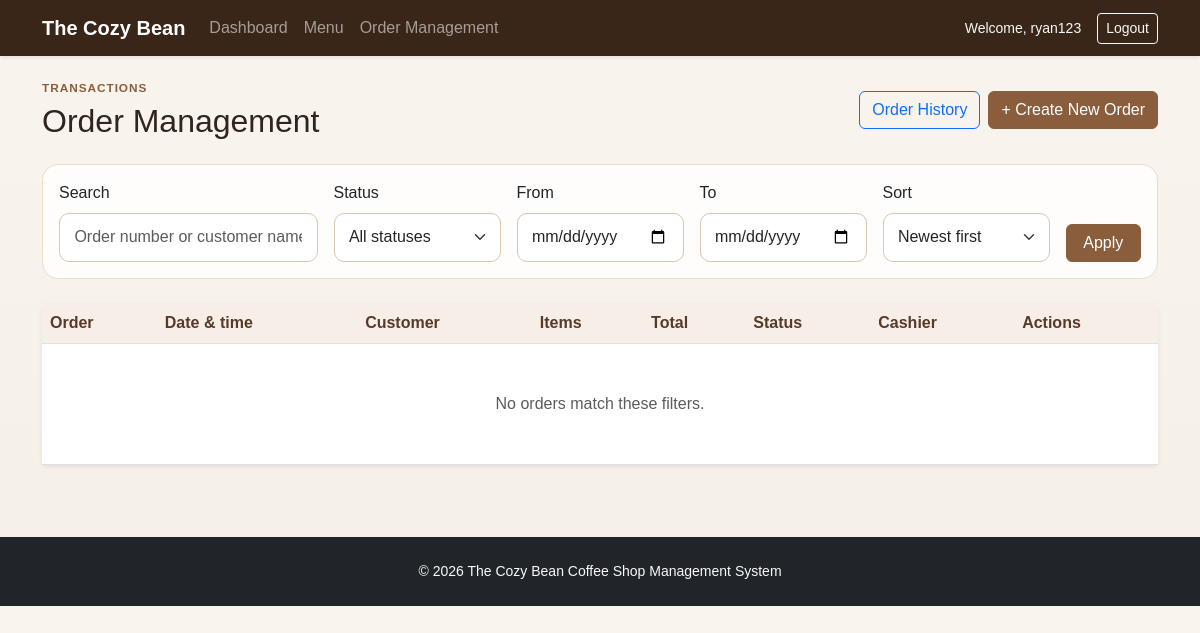
The page /orders/ (signed in) on the database as committed earlier.
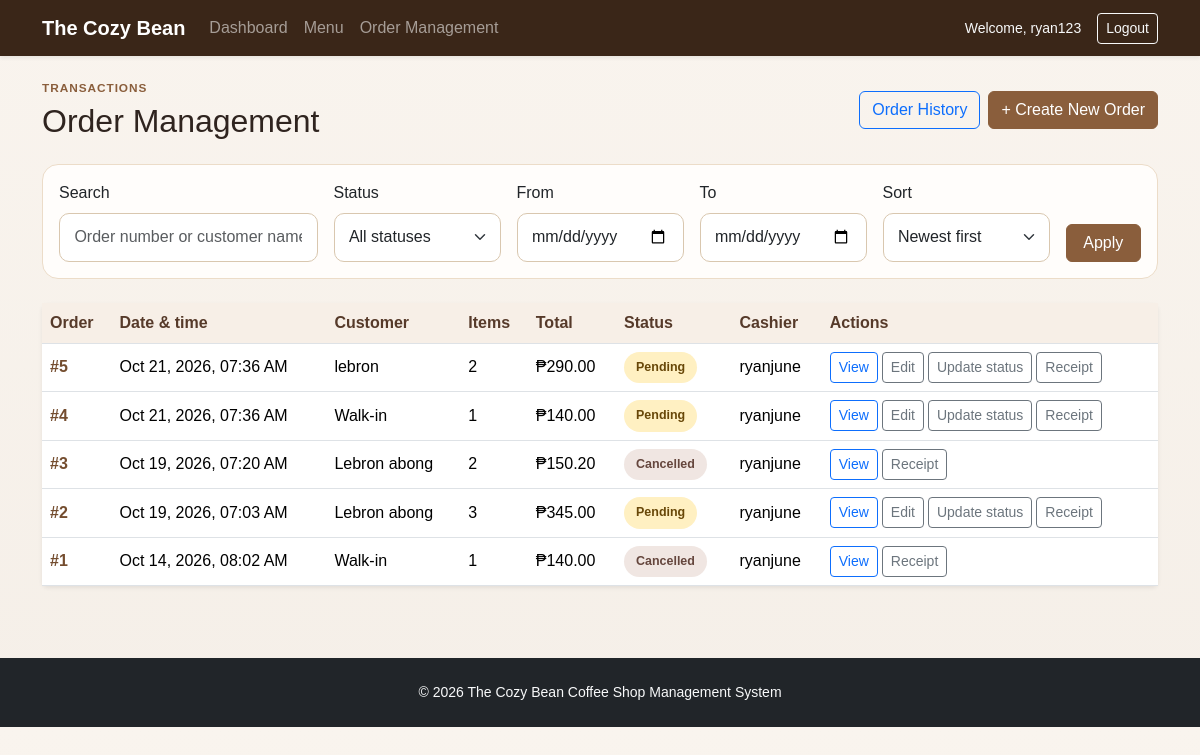
The same page on the database as committed later.
### coffee_shop/models.py (models this page shows, shortened)
class Order(models.Model):
    class Status(models.TextChoices):
        PENDING = 'Pending', 'Pending'
        PREPARING = 'Preparing', 'Preparing'
        READY = 'Ready', 'Ready'
        COMPLETED = 'Completed', 'Completed'
        CANCELLED = 'Cancelled', 'Cancelled'
    STATUS_CHOICES = Status.choices
    ALLOWED_TRANSITIONS = {
        Status.PENDING: (Status.PREPARING, Status.CANCELLED),
        Status.PREPARING: (Status.READY, Status.CANCELLED),
        Status.READY: (Status.COMPLETED, Status.CANCELLED),
        Status.COMPLETED: (),
        Status.CANCELLED: (),
    }
    order_date = models.DateTimeField(auto_now_add=True)
    total_amount = models.DecimalField(max_digits=12, decimal_places=2, default=0)
    status = models.CharField(max_length=20, choices=STATUS_CHOICES, default=Status.PENDING)
    customer_name = models.CharField(max_length=150, blank=True)
    notes = models.TextField(blank=True)
    created_by = models.ForeignKey(
        settings.AUTH_USER_MODEL,
        on_delete=models.SET_NULL,
        null=True,
        blank=True,
        related_name='coffee_shop_orders',
    )
    submission_token = models.UUIDField(null=True, blank=True, unique=True, editable=False)
    class Meta:
        ordering = ('-order_date',)

### coffee_shop/views.py (the view)
# urls.py: path('orders/', views.order_list, name='order_list'),
@staff_required
def order_list(request):
    filter_form = OrderFilterForm(request.GET or None)
    orders = Order.objects.select_related('created_by').annotate(
        item_count=Count('items'),
        item_units=Sum('items__quantity'),
    )
    if filter_form.is_valid():
        filters = filter_form.cleaned_data
        search = filters['search']
        if search:
            search_filter = Q(customer_name__icontains=search)
            if search.startswith('#'):
                search = search[1:]
            if search.isdigit():
                search_filter |= Q(pk=int(search))
            orders = orders.filter(search_filter)
        if filters['status']:
            orders = orders.filter(status=filters['status'])
        if filters['date_from']:
            orders = orders.filter(order_date__date__gte=filters['date_from'])
        if filters['date_to']:
            orders = orders.filter(order_date__date__lte=filters['date_to'])
        orders = orders.order_by(
            'order_date' if filters['sort'] == 'oldest' else '-order_date'
        )
    else:
        orders = orders.order_by('-order_date')
    paginator = Paginator(orders, 20)
    page_obj = paginator.get_page(request.GET.get('page'))
    query_params = request.GET.copy()
    query_params.pop('page', None)
    return render(request, 'coffee_shop/order_list.html', {
        'orders': page_obj.object_list,
        'page_obj': page_obj,
        'filter_form': filter_form,
        'query_string': query_params.urlencode(),
        'is_history': request.resolver_match.url_name == 'order_history',
    })

### coffee_shop/forms.py (shortened to what this page needs)
class OrderFilterForm(forms.Form):
    search = forms.CharField(
        required=False,
        label='Search',
        widget=forms.TextInput(attrs={
            'class': 'form-control',
            'placeholder': 'Order number or customer name',
        }),
    )
    status = forms.ChoiceField(
        required=False,
        choices=[('', 'All statuses'), *Order.STATUS_CHOICES],
        widget=forms.Select(attrs={'class': 'form-select'}),
    )
    date_from = forms.DateField(
        required=False,
        label='From',
        widget=forms.DateInput(attrs={'type': 'date', 'class': 'form-control'}),
    )
    date_to = forms.DateField(
        required=False,
        label='To',
        widget=forms.DateInput(attrs={'type': 'date', 'class': 'form-control'}),
    )
    sort = forms.ChoiceField(
        required=False,
        choices=[('newest', 'Newest first'), ('oldest', 'Oldest first')],
        initial='newest',
        widget=forms.Select(attrs={'class': 'form-select'}),
    )

### coffee_shop/templates/coffee_shop/order_list.html (shortened to what the changed rows need)
{% extends 'coffee_shop/base.html' %}
{% block content %}
<div class="d-flex justify-content-between align-items-center flex-wrap gap-3 mb-4">
    <div>
        <h1 class="h2 mb-0">{% if is_history %}Order History{% else %}Order Management{% endif %}</h1>
    </div>
</div>
<div class="card shadow-sm border-0">
    <div class="card-body p-0">
        <div class="table-responsive">
            <table class="table table-hover align-middle mb-0">
                <thead>
                    <tr>
                        <th>Order</th>
                        <th>Date &amp; time</th>
                        <th>Customer</th>
                        <th>Items</th>
                        <th>Total</th>
                        <th>Status</th>
                        <th>Cashier</th>
                        <th>Actions</th>
                    </tr>
                </thead>
                <tbody>
                    {% for order in orders %}
                        <tr>
                            <td><a class="order-number" href="{% url 'order_detail' order.pk %}">#{{ order.pk }}</a></td>
                            <td>{{ order.order_date|date:'M d, Y, h:i A' }}</td>
                            <td>{{ order.customer_name|default:'Walk-in' }}</td>
                            <td>{{ order.item_units|default:0 }}</td>
                            <td>₱{{ order.total_amount|floatformat:2 }}</td>
                            <td><span class="status-badge status-{{ order.status|slugify }}">{{ order.status }}</span></td>
                            <td>{{ order.created_by.get_username|default:'—' }}</td>
                            <td>
                                <div class="d-flex flex-wrap gap-1">
                                    <a href="{% url 'order_detail' order.pk %}" class="btn btn-sm btn-outline-primary">View</a>
                                    {% if order.status == 'Pending' or order.status == 'Preparing' %}
                                        <a href="{% url 'order_update' order.pk %}" class="btn btn-sm btn-outline-secondary">Edit</a>
                                    {% endif %}
                                    {% if order.status == 'Pending' or order.status == 'Preparing' or order.status == 'Ready' %}
                                        <a href="{% url 'order_detail' order.pk %}#status-management" class="btn btn-sm btn-outline-secondary">Update status</a>
                                    {% endif %}
                                    <a href="{% url 'order_receipt' order.pk %}" class="btn btn-sm btn-outline-secondary">Receipt</a>
                                </div>
                            </td>
                        </tr>
                    {% empty %}
                        <tr><td colspan="8" class="text-center text-muted py-5">No orders match these filters.</td></tr>
                    {% endfor %}
                </tbody>
            </table>
        </div>
    </div>
</div>
{% endblock %}

Rows that differ between the two databases and show on the page:
added Order: pk "5", order_date "Oct 21, 2026, 07:36 AM", customer_name "lebron", item_units "2", total_amount "290.00", status "Pending", created_by.get_username "ryanjune", shows "Edit", shows "Update status"
added Order: pk "4", order_date "Oct 21, 2026, 07:36 AM", customer_name "Walk-in", item_units "1", total_amount "140.00", status "Pending", created_by.get_username "ryanjune", shows "Edit", shows "Update status"
added Order: pk "3", order_date "Oct 19, 2026, 07:20 AM", customer_name "Lebron abong", item_units "2", total_amount "150.20", status "Cancelled", created_by.get_username "ryanjune"
added Order: pk "2", order_date "Oct 19, 2026, 07:03 AM", customer_name "Lebron abong", item_units "3", total_amount "345.00", status "Pending", created_by.get_username "ryanjune", shows "Edit", shows "Update status"
added Order: pk "1", order_date "Oct 14, 2026, 08:02 AM", customer_name "Walk-in", item_units "1", total_amount "140.00", status "Cancelled", created_by.get_username "ryanjune"
Other text that changed with them:
text no longer shown: "No orders match these filters."
